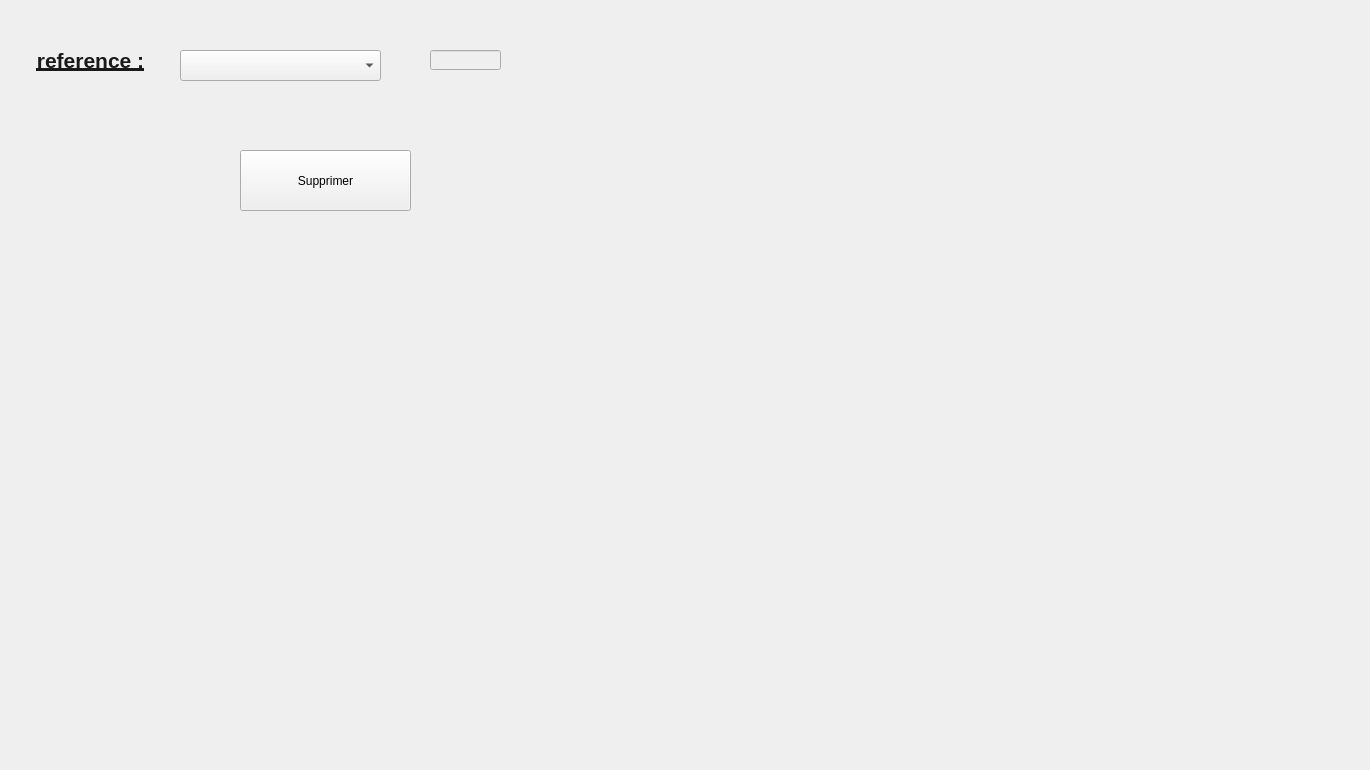
      <widget class="QWidget" name="tab_3">
       <attribute name="title">
        <string>Supprimer un equipement</string>
       </attribute>
       <widget class="QLabel" name="label_4">
        <property name="geometry">
         <rect>
          <x>20</x>
          <y>30</y>
          <width>141</width>
          <height>61</height>
         </rect>
        </property>
        <property name="font">
         <font>
          <pointsize>16</pointsize>
          <weight>75</weight>
          <bold>true</bold>
          <underline>true</underline>
         </font>
        </property>
        <property name="text">
         <string>&lt;html&gt;&lt;head/&gt;&lt;body&gt;&lt;p align=&quot;center&quot;&gt;&lt;span style=&quot; color:#191919;&quot;&gt;reference :&lt;/span&gt;&lt;/p&gt;&lt;/body&gt;&lt;/html&gt;</string>
        </property>
       </widget>
       <widget class="QPushButton" name="pb_supprimer">
        <property name="geometry">
         <rect>
          <x>240</x>
          <y>150</y>
          <width>171</width>
          <height>61</height>
         </rect>
        </property>
        <property name="text">
         <string>Supprimer</string>
        </property>
       </widget>
       <widget class="QComboBox" name="comboBox_3">
        <property name="geometry">
         <rect>
          <x>180</x>
          <y>50</y>
          <width>201</width>
          <height>31</height>
         </rect>
        </property>
       </widget>
       <widget class="QLineEdit" name="sup_ref">
        <property name="enabled">
         <bool>false</bool>
        </property>
        <property name="geometry">
         <rect>
          <x>430</x>
          <y>50</y>
          <width>71</width>
          <height>20</height>
         </rect>
        </property>
       </widget>
       <widget class="QLabel" name="label_29">
        <property name="geometry">
         <rect>
          <x>-250</x>
          <y>-140</y>
          <width>1361</width>
          <height>761</height>
         </rect>
        </property>
        <property name="text">
         <string>TextLabel</string>
        </property>
       </widget>
       <zorder>label_29</zorder>
       <zorder>label_4</zorder>
       <zorder>pb_supprimer</zorder>
       <zorder>comboBox_3</zorder>
       <zorder>sup_ref</zorder>
      </widget>
